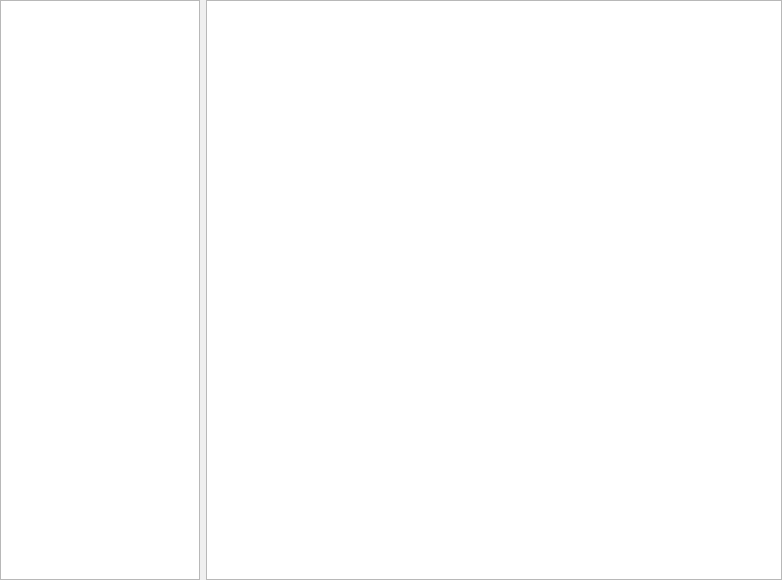
<?xml version="1.0" encoding="UTF-8"?>
<ui version="4.0">
 <class>mainWidget</class>
 <widget class="QWidget" name="mainWidget">
  <property name="geometry">
   <rect>
    <x>0</x>
    <y>0</y>
    <width>782</width>
    <height>580</height>
   </rect>
  </property>
  <property name="windowTitle">
   <string>Form</string>
  </property>
  <property name="styleSheet">
   <string notr="true"/>
  </property>
  <layout class="QGridLayout" name="gridLayout">
   <property name="margin">
    <number>0</number>
   </property>
   <item row="0" column="0">
    <widget class="QListWidget" name="maplist">
     <property name="maximumSize">
      <size>
       <width>200</width>
       <height>16777215</height>
      </size>
     </property>
    </widget>
   </item>
   <item row="0" column="1">
    <widget class="QTextBrowser" name="mapstats"/>
   </item>
  </layout>
 </widget>
 <resources/>
 <connections/>
</ui>
